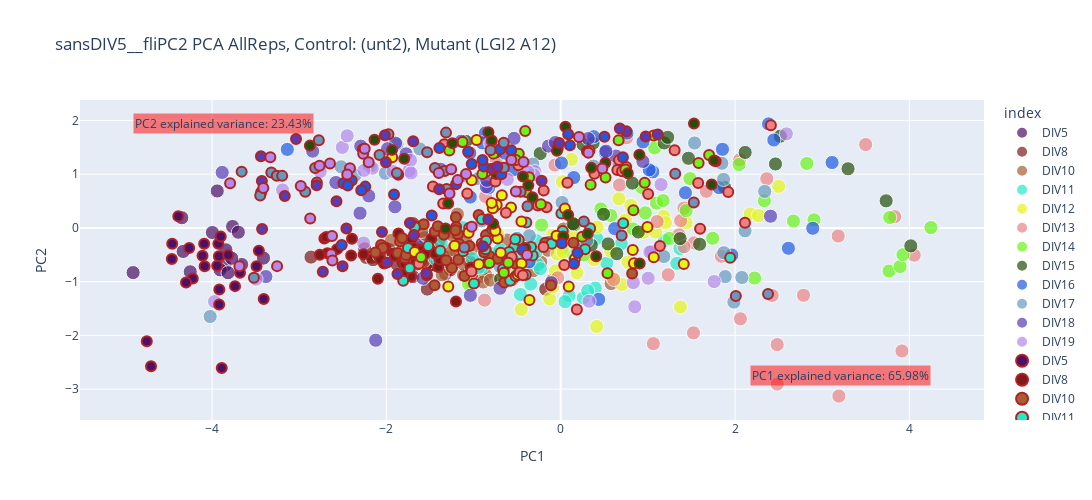

Notebook cell for this chart:
### Code cell
def get_color(color_list):
    for color in color_list:
        yield color
# colors = list(mcolors.CSS4_COLORS.values())[:17]  # Get the first 17 colors from the CSS4_COLORS dictionary
colors = [
    '#801919', '#a85e32', '#25e8cb', '#e6f518',  '#eb8383', '#69f518', '#234f09',  '#205ae3', '#6799bf', '#583cb5','#b688eb','#4e1066',  
    '#ec3dff', '#451541', '#fc1e1e', '#690d0d','#000000', '#FFD700', '#C0C0C0',  '#008B8B', '#B8860B', '#B22222',  '#556B2F', '#7FFF00',  # Chartreuse
    '#D2691E'   # Chocolate
]
xa = 'PC1'
ya = 'PC2' 
PCADATA, PCAERROR, TYPE = pca_df, None, f'AllReps, Control: ({CONTROL}), Mutant ({MUTANT})' # PCAERROR may be none if pca_df plot
MPCADATA, MPCAERROR  = mpca_df, None

assign_color = get_color(colors)
color_map = {div_value: next(assign_color) for div_value in pca_df.index.unique()}
color_map.update({div_value: next(assign_color) for div_value in mpca_df.index.unique() if div_value not in color_map})

if OGTYPE.casefold() != 'allDIVs'.casefold():
    ## add back in DIV5. just transform
    remdays = DROPPED_DAYS['DIV']
    pca_dd = pca.transform(DROPPED_DAYS.drop(columns='DIV')) ## CHANGE DATASET
    pca_dd = pd.DataFrame(data = pca_dd, columns = [f'PC{i}' for i in range(1, DROPPED_DAYS.shape[1])])
    pca_dd.index = remdays.values
    if 'avg'.casefold() in TYPE.casefold():
        pca_ddsem = pca_dd.groupby(pca_dd.index, as_index=True).sem()
        PCAERROR = pd.concat([pca_ddsem, PCAERROR], axis=0)#.reset_index(drop=True)
        pca_dd = pca_dd.groupby(pca_dd.index, as_index=True).mean()
    PCADATA = pd.concat([pca_dd, PCADATA], axis = 0)#.reset_index(drop=True)

if PCAERROR:
    fig = px.scatter(PCADATA, x=xa, y=ya, color= PCADATA.index, 
                    title=f'{OGTYPE} PCA {TYPE} ',
                    color_discrete_map=color_map, size_max=10, size=[10]*len(PCADATA),
                    width=1200, height=500, error_x = PCAERROR[xa], error_y= PCAERROR[ya])
else:
    fig = px.scatter(PCADATA, x=xa, y=ya, color= PCADATA.index, 
                title=f'{OGTYPE} PCA {TYPE} ',
                color_discrete_map=color_map, size_max=10, size=[10]*len(PCADATA),
                width=1200, height=500)

fig.add_annotation(x=max(PCADATA[xa]), y=min(PCADATA[ya]),
                   text=f'{xa} explained variance: {exp_variance[xa]*100:.2f}%', 
                   showarrow=False, arrowhead=1,
                   bgcolor='rgba(255, 0, 0, 0.5)',
                   yshift=10,
                   xanchor='right', yanchor='bottom')

fig.add_annotation(x=min(PCADATA[xa]), y=max(PCADATA[ya]),
                   text=f'{ya} explained variance: {exp_variance[ya]*100:.2f}%', 
                   showarrow=False, arrowhead=1, 
                   xanchor='left', yanchor='middle',bgcolor='rgba(255, 0, 0, 0.5)'
                  )

for div_value in MPCADATA.index.unique():
    mutDIVdf = MPCADATA.loc[[div_value]]
    if MPCAERROR:
        fig.add_trace(go.Scatter(
            x=mutDIVdf[xa], 
            y=mutDIVdf[ya],
            mode='markers',
            marker=dict(
                color=color_map[div_value],
                size=10,                    
                line=dict(                 
                    color='firebrick',        
                    width=2     
                )
            ),
            name=div_value,  error_x=dict(type='data',
                                        array=MPCAERROR.loc[[div_value], xa],
                                        visible=True),
            error_y= dict(type='data', array=MPCAERROR.loc[[div_value], ya])
        ))
    else:
        fig.add_trace(go.Scatter(
            x=mutDIVdf[xa], 
            y=mutDIVdf[ya],
            mode='markers',
            marker=dict(
                color=color_map[div_value],
                size=10,                    
                line=dict(                 
                    color='firebrick',        
                    width=2     
                )
            ),
            name=div_value
        ))

plot_file = f'../plots/PCA/BoxCox&Log/{os.path.basename(os.path.normpath(FOLDER_PATH))}/png/{OGTYPE}/'\
                f'{xa}_{ya}_{TYPE}.png'

plot_html = f'../plots/PCA/BoxCox&Log/{os.path.basename(os.path.normpath(FOLDER_PATH))}/htmls/{OGTYPE}/'\
                f'{xa}_{ya}_{TYPE}.html'

if 'mutant'.casefold() in TYPE.casefold():
    plot_file = f'../plots/PCA/BoxCox&Log/{os.path.basename(os.path.normpath(FOLDER_PATH))}/png/{OGTYPE}/{MUTANT}/'\
                f'{xa}_{ya}_{TYPE}.png'

    plot_html = f'../plots/PCA/BoxCox&Log/{os.path.basename(os.path.normpath(FOLDER_PATH))}/htmls/{OGTYPE}/{MUTANT}/'\
                    f'{xa}_{ya}_{TYPE}.html'

ensure_dirs_exists(plot_file)

ensure_dirs_exists(plot_html)
fig.write_html(plot_html)
fig.write_image(plot_file)
fig.show()

### Figure 1 — Plotly figure (JSON) as saved in the notebook; plotly's stock layout.template omitted (floating-point values rounded to 4 significant figures)
{"data": [{"hovertemplate": "index=DIV5<br>PC1=%{x}<br>PC2=%{y}<br>size=%{marker.size}<extra></extra>", "legendgroup": "DIV5", "marker": {"color": "#4e1066", "size": [10, 10, 10, 10, 10, 10, 10, 10, 10, 10, 10, 10, 10, 10, 10], "sizemode": "area", "sizeref": 0.1, "symbol": "circle"}, "mode": "markers", "name": "DIV5", "orientation": "v", "showlegend": true, "type": "scatter", "x": [-3.766, -3.941, -3.854, -3.661, -4.348, -3.7, -4.332, -4.251, -4.907, -3.908, -3.997, -3.775, -3.842, -3.817, -3.411], "xaxis": "x", "y": [0.02629, 0.6879, -0.6968, -0.6806, 0.1893, -0.08014, -0.4382, -0.817, -0.8318, -0.7801, -0.08616, -0.5649, -0.4084, -0.8347, -0.5622], "yaxis": "y"}, {"hovertemplate": "index=DIV8<br>PC1=%{x}<br>PC2=%{y}<br>size=%{marker.size}<extra></extra>", "legendgroup": "DIV8", "marker": {"color": "#801919", "size": [10, 10, 10, 10, 10, 10, 10, 10, 10, 10, 10, 10, 10, 10, 10, 10, 10, 10, 10, 10, 10, 10, 10, 10, 10, 10, 10, 10, 10, 10, 10, 10, 10, 10], "sizemode": "area", "sizeref": 0.1, "symbol": "circle"}, "mode": "markers", "name": "DIV8", "orientation": "v", "showlegend": true, "type": "scatter", "x": [-1.448, -1.432, -1.75, -0.1721, -0.5136, -1.965, -1.387, -2.231, -1.049, -1.492, -1.397, -1.694, -1.378, -1.65, -1.321, -1.318, -2.168, -1.972, -1.435, -2.154, -1.685, -1.697, -2.25, -0.9136, -1.674, -1.269, -1.563, -1.393, -2.866, -1.81, -2.082, -1.543, -1.879, -1.531], "xaxis": "x", "y": [-0.6959, -0.4323, -0.4625, -1.141, -0.7591, -0.4091, -0.5974, -0.5496, -0.6267, -0.6881, -0.2515, 0.07921, -0.7218, -0.6735, -0.851, -0.5401, -0.5476, -0.4014, -0.3949, -0.5924, -0.5529, -0.906, -0.3879, -0.9022, -0.585, -0.7825, -0.1814, -0.5742, -0.5435, -0.6383, -0.5111, -0.6709, -0.6761, -1.139], "yaxis": "y"}, {"hovertemplate": "index=DIV10<br>PC1=%{x}<br>PC2=%{y}<br>size=%{marker.size}<extra></extra>", "legendgroup": "DIV10", "marker": {"color": "#a85e32", "size": [10, 10, 10, 10, 10, 10, 10, 10, 10, 10, 10, 10, 10, 10, 10, 10, 10, 10, 10, 10, 10, 10, 10, 10, 10, 10, 10, 10, 10, 10, 10, 10, 10, 10, 10], "sizemode": "area", "sizeref": 0.1, "symbol": "circle"}, "mode": "markers", "name": "DIV10", "orientation": "v", "showlegend": true, "type": "scatter", "x": [-1.361, -0.229, -1.024, 0.5782, 0.03221, -1.116, -0.09648, -0.8612, -0.1482, -0.89, -0.7018, -0.6118, -1.202, -1.251, -1.109, -1.23, -1.405, -1.087, -0.4675, -1.584, -1.186, -1.25, -1.596, -0.8052, -1.574, -0.6172, -1.023, -0.8099, -1.942, -1.478, -0.5594, -0.7734, -1.253, -1.61, -0.3164], "xaxis": "x", "y": [-0.8724, -0.6368, -0.3928, -1.035, -0.02048, -0.8787, -0.9728, -0.8767, -0.4147, -1.007, -0.583, -0.6991, -0.4351, -0.7192, -0.6807, -0.08688, -0.05076, -0.2642, -0.7072, -0.3949, 0.2557, -0.1269, -0.06558, -0.9717, -0.6183, -0.2248, -0.7934, -0.1019, -0.2331, -0.3359, -0.9636, -0.489, -0.4014, -0.3618, -0.7995], "yaxis": "y"}, {"hovertemplate": "index=DIV11<br>PC1=%{x}<br>PC2=%{y}<br>size=%{marker.size}<extra></extra>", "legendgroup": "DIV11", "marker": {"color": "#25e8cb", "size": [10, 10, 10, 10, 10, 10, 10, 10, 10, 10, 10, 10, 10, 10, 10, 10, 10, 10, 10, 10, 10, 10, 10, 10, 10, 10, 10, 10, 10, 10, 10, 10, 10, 10, 10], "sizemode": "area", "sizeref": 0.1, "symbol": "circle"}, "mode": "markers", "name": "DIV11", "orientation": "v", "showlegend": true, "type": "scatter", "x": [-0.7884, 0.6949, 0.1467, 1.333, 1.368, -0.2781, 0.3958, -0.2632, 1.189, 0.09651, -0.3441, -0.4629, -0.9059, -0.8873, -0.51, -0.4949, -0.5066, -0.2848, 0.01606, -1.014, -0.6991, -1.125, 0.04991, 0.2577, -0.942, 0.3089, -0.4618, 0.5283, -1.371, -1.443, -0.4824, 0.4129, -0.2333, -0.4992, -0.621], "xaxis": "x", "y": [-0.4795, -0.2951, -0.5115, -0.6598, -0.3848, -0.2373, -1.121, -0.6858, -0.234, -1.262, -1.045, -1.239, -0.726, -0.5799, -0.3523, -0.4568, -0.1942, -0.4503, -0.3886, -0.5717, -0.4095, 0.006184, -1.373, -1.304, -0.7371, -1.169, -0.5416, -0.6545, -0.2767, -0.5674, -0.7908, -0.1954, -0.7578, -0.7636, -0.5163], "yaxis": "y"}, {"hovertemplate": "index=DIV12<br>PC1=%{x}<br>PC2=%{y}<br>size=%{marker.size}<extra></extra>", "legendgroup": "DIV12", "marker": {"color": "#e6f518", "size": [10, 10, 10, 10, 10, 10, 10, 10, 10, 10, 10, 10, 10, 10, 10, 10, 10, 10, 10, 10, 10, 10, 10, 10, 10, 10, 10, 10, 10, 10, 10, 10, 10, 10, 10], "sizemode": "area", "sizeref": 0.1, "symbol": "circle"}, "mode": "markers", "name": "DIV12", "orientation": "v", "showlegend": true, "type": "scatter", "x": [-0.06012, 0.6009, 0.7006, 0.9498, -1.024, -0.7804, -0.0929, 0.8044, -0.1276, -0.08902, 0.01948, -0.1298, 2.501, 1.182, 2.173, 1.088, 2.27, 1.202, 0.6678, 1.438, 0.7703, -0.04019, -0.4532, -0.484, 0.4124, 0.187, 0.3851, 0.1329, 0.02983, 0.7421, -0.7219, 1.373, 0.4173, 0.1233, 0.5721], "xaxis": "x", "y": [-0.8, -0.9321, -1.052, -0.08015, -1.037, 0.3719, -0.1376, 0.4221, -1.319, -1.097, 0.8608, -0.2695, 0.7728, 0.2133, 0.2612, -0.07706, 0.2296, 0.09607, 0.5431, 0.09388, -0.6372, -0.4842, -1.518, -0.7651, -1.833, -0.8368, -0.5907, -0.1136, -0.4558, 0.1473, -0.1147, -1.471, 0.01515, 1.274, -0.4307], "yaxis": "y"}, {"hovertemplate": "index=DIV13<br>PC1=%{x}<br>PC2=%{y}<br>size=%{marker.size}<extra></extra>", "legendgroup": "DIV13", "marker": {"color": "#eb8383", "size": [10, 10, 10, 10, 10, 10, 10, 10, 10, 10, 10, 10, 10, 10, 10, 10, 10, 10, 10, 10, 10, 10, 10, 10, 10, 10, 10, 10, 10, 10, 10, 10, 10], "sizemode": "area", "sizeref": 0.1, "symbol": "circle"}, "mode": "markers", "name": "DIV13", "orientation": "v", "showlegend": true, "type": "scatter", "x": [-0.7732, 1.377, 2.484, 0.6752, 2.426, -0.06626, 2.364, -0.7409, 3.191, 0.7554, 1.413, 1.106, 1.063, 1.233, 2.786, -0.03489, 1.523, 1.357, 3.915, 2.062, 1.843, 2.484, 0.6082, 3.499, 1.671, 3.184, 3.832, 1.53, 2.053, 4.056, 1.414, -0.8629, -0.8739], "xaxis": "x", "y": [-0.1284, 0.1361, -2.906, 0.7998, -1.257, 1.17, 0.915, 1.271, -3.13, 1.679, 0.3681, 0.1175, -2.155, -0.8724, -1.254, -0.9284, -1.953, -0.129, -2.29, -1.692, -0.528, -2.172, -0.9601, 1.552, 0.6812, -0.1507, 0.2093, -0.2781, 1.267, -0.5074, -0.3502, 0.5826, -1.344], "yaxis": "y"}, {"hovertemplate": "index=DIV14<br>PC1=%{x}<br>PC2=%{y}<br>size=%{marker.size}<extra></extra>", "legendgroup": "DIV14", "marker": {"color": "#69f518", "size": [10, 10, 10, 10, 10, 10, 10, 10, 10, 10, 10, 10, 10, 10, 10, 10, 10, 10, 10, 10, 10, 10, 10, 10, 10, 10], "sizemode": "area", "sizeref": 0.1, "symbol": "circle"}, "mode": "markers", "name": "DIV14", "orientation": "v", "showlegend": true, "type": "scatter", "x": [0.2624, 1.743, 2.824, 1.247, 1.077, 4.247, 0.5727, 0.8299, -1.058, -0.22, 3.767, 0.928, 3.894, 3.775, 2.047, 1.482, 2.906, 2.67, 1.099, 1.439, 0.4602, 3.927, 1.175, 2.336, 2.224, 0.9703], "xaxis": "x", "y": [-0.5024, -0.1933, 1.199, -0.1958, 1.49, 0.006337, 0.2308, -0.01991, -1.041, 0.05431, -0.803, 0.753, -0.7186, 0.1935, 1.179, 0.9182, 0.1499, 0.1272, 0.4615, 0.3226, 0.3534, -0.4986, 0.5088, 0.5049, -0.9326, 0.2806], "yaxis": "y"}, {"hovertemplate": "index=DIV15<br>PC1=%{x}<br>PC2=%{y}<br>size=%{marker.size}<extra></extra>", "legendgroup": "DIV15", "marker": {"color": "#234f09", "size": [10, 10, 10, 10, 10, 10, 10, 10, 10, 10, 10, 10, 10, 10, 10, 10, 10, 10, 10, 10, 10, 10, 10, 10, 10], "sizemode": "area", "sizeref": 0.1, "symbol": "circle"}, "mode": "markers", "name": "DIV15", "orientation": "v", "showlegend": true, "type": "scatter", "x": [0.5436, 4.017, 1.37, 3.297, 3.734, 1.593, 0.3505, -0.6897, 2.464, 0.2556, 0.1547, 2.519, -0.2355, 0.3709, 1.465, -1.088, 0.8905, 0.4913, 0.1421, 1.187, 2.116, 1.227, 0.8217, 1.88, 0.643], "xaxis": "x", "y": [-0.2981, -0.3348, -0.1992, 1.1, 0.5038, -0.304, -0.3198, -0.9509, 1.19, 1.552, 0.06085, 1.707, 1.384, 1.577, 1.296, 1.61, -0.07629, 0.2535, 0.07871, 1.582, 1.405, 1.685, 0.8338, 0.7536, -0.4792], "yaxis": "y"}, {"hovertemplate": "index=DIV16<br>PC1=%{x}<br>PC2=%{y}<br>size=%{marker.size}<extra></extra>", "legendgroup": "DIV16", "marker": {"color": "#205ae3", "size": [10, 10, 10, 10, 10, 10, 10, 10, 10, 10, 10, 10, 10, 10, 10, 10, 10, 10, 10, 10, 10, 10, 10, 10, 10, 10, 10, 10], "sizemode": "area", "sizeref": 0.1, "symbol": "circle"}, "mode": "markers", "name": "DIV16", "orientation": "v", "showlegend": true, "type": "scatter", "x": [0.7595, -1.038, -0.8642, 1.056, 2.445, 0.1495, 0.3774, -0.5441, 0.4355, 2.892, 2.385, 3.114, 2.612, 1.856, 1.963, 0.2284, -0.3632, 0.6194, -0.8276, 0.5119, 1.816, -0.6389, -3.137, -0.9003, 0.007281, 0.9441, 1.431, 1.015], "xaxis": "x", "y": [1.765, 0.5743, 1.767, 1.043, 1.636, 0.937, 1.699, 1.081, -1.331, -0.006904, 1.936, 1.217, -0.3795, 1.462, -0.5047, -0.396, -0.6298, -0.0136, 0.7479, 1.405, 0.7503, 1.393, 1.461, 1.583, 1.208, 1.6, 0.6545, 1.081], "yaxis": "y"}, {"hovertemplate": "index=DIV17<br>PC1=%{x}<br>PC2=%{y}<br>size=%{marker.size}<extra></extra>", "legendgroup": "DIV17", "marker": {"color": "#6799bf", "size": [10, 10, 10, 10, 10, 10, 10, 10, 10, 10, 10, 10, 10, 10, 10, 10, 10, 10, 10, 10, 10, 10, 10, 10, 10, 10, 10, 10, 10, 10], "sizemode": "area", "sizeref": 0.1, "symbol": "circle"}, "mode": "markers", "name": "DIV17", "orientation": "v", "showlegend": true, "type": "scatter", "x": [1.183, 0.6655, -4.023, 1.848, -1.088, -2.181, 1.987, -1.88, -2.013, -1.617, 0.01484, 1.868, 2.115, 1.887, -0.693, -0.3207, -2.361, 2.078, -0.4235, -0.9074, 1.871, -2.52, -0.3604, -0.9484, 0.3751, 2.34, 1.536, -2.199, 0.2987, -0.501], "xaxis": "x", "y": [-0.5325, 1.212, -1.649, 1.203, 0.9705, 1.146, -1.381, 1.558, 1.018, 1.47, 0.4736, 0.9029, -0.05454, -0.9074, -0.7225, 1.187, 0.9777, -0.9229, -0.4359, 0.1299, -0.4622, 1.137, -0.1467, 0.9169, 1.151, 0.6794, 1.581, 1.154, -0.2366, -0.1959], "yaxis": "y"}, {"hovertemplate": "index=DIV18<br>PC1=%{x}<br>PC2=%{y}<br>size=%{marker.size}<extra></extra>", "legendgroup": "DIV18", "marker": {"color": "#583cb5", "size": [10, 10, 10, 10, 10, 10, 10, 10, 10, 10, 10, 10, 10, 10, 10, 10, 10, 10, 10, 10, 10, 10, 10, 10, 10, 10, 10, 10, 10, 10, 10, 10, 10], "sizemode": "area", "sizeref": 0.1, "symbol": "circle"}, "mode": "markers", "name": "DIV18", "orientation": "v", "showlegend": true, "type": "scatter", "x": [0.6323, 2.407, -0.6972, -0.1407, -0.06206, -3.885, -0.8539, -0.8477, -0.5354, -1.143, -2.581, -1.581, -2.303, -2.847, -1.043, -2.123, -2.295, -1.902, 0.5184, -1.896, -3.384, -2.202, -0.1348, -0.1085, -1.987, 0.3155, 0.9429, -1.037, -1.775, -1.38, -1.74, -0.6267, -1.649], "xaxis": "x", "y": [1.338, 0.2182, -1.123, 1.523, 1.588, 1.033, 0.7658, 0.886, 1.667, 1.613, 0.8449, -0.9365, 0.2739, 1.429, 1.394, -2.09, 1.521, 0.3925, 1.429, 1.578, -0.9061, 0.5959, -0.2726, -1.019, 1.475, 1.662, 1.237, -1.255, 1.378, 1.092, -0.3009, -0.5149, -0.3234], "yaxis": "y"}, {"hovertemplate": "index=DIV19<br>PC1=%{x}<br>PC2=%{y}<br>size=%{marker.size}<extra></extra>", "legendgroup": "DIV19", "marker": {"color": "#b688eb", "size": [10, 10, 10, 10, 10, 10, 10, 10, 10, 10, 10, 10, 10, 10, 10, 10, 10, 10, 10, 10, 10, 10, 10, 10, 10, 10, 10, 10, 10, 10], "sizemode": "area", "sizeref": 0.1, "symbol": "circle"}, "mode": "markers", "name": "DIV19", "orientation": "v", "showlegend": true, "type": "scatter", "x": [-1.786, -2.162, 1.151, -1.925, -0.2961, -1.742, -2.506, -2.262, 1.004, 1.76, -0.7951, -0.3102, -0.7974, -2.76, -3.192, -2.258, 0.8497, -3.973, -0.3764, 0.8331, -1.724, -0.6126, -0.805, 2.589, 1.042, -2.45, -3.496, -1.717, 1.022, 0.3249], "xaxis": "x", "y": [-0.4272, 1.111, 0.8071, 1.048, 1.048, 1.064, 1.498, -0.281, -0.9373, -0.998, 1.564, 0.9868, 1.088, 1.049, 0.7069, 1.07, -1.469, -1.372, 1.042, -1.018, 1.258, 0.9025, 1.57, 1.75, -0.437, 1.714, -0.9543, 1.021, -0.4494, -1.364], "yaxis": "y"}, {"marker": {"color": "#4e1066", "line": {"color": "firebrick", "width": 2}, "size": 10}, "mode": "markers", "name": "DIV5", "type": "scatter", "x": [-4.458, -3.929, -3.923, -4.463, -3.816, -4.091, -3.942, -4.263, -4.388, -3.464, -4.701, -4.222, -3.408, -3.491, -3.68, -4.3, -4.086, -3.902, -3.737, -3.919, -4.75, -4.11, -3.918, -3.89], "y": [-0.2955, -0.2947, -0.5275, -0.5771, -0.5064, -0.2945, -0.7038, -0.3723, 0.2151, -0.425, -2.573, -0.9395, -1.325, -0.7135, -0.8325, -1.016, -0.7134, -0.1585, -1.084, -1.427, -2.111, -0.5188, -1.148, -2.606]}, {"marker": {"color": "#801919", "line": {"color": "firebrick", "width": 2}, "size": 10}, "mode": "markers", "name": "DIV8", "type": "scatter", "x": [-1.405, -1.663, -1.485, -1.033, -1.652, -1.717, -2.262, -1.697, -2.028, -1.862, -1.402, -1.388, -2.567, -2.678, -2.405, -1.482, -1.902, -1.712, -1.811, -1.441, -1.202, -2.098, -2.712, -1.597, -1.556, -1.789, -2.691, -2.071, -1.535, -2.014, -1.7, -2.395, -2.765], "y": [-0.7275, 0.02675, -0.2035, -0.7363, -0.3987, -0.9033, -0.4924, -0.4864, -0.6618, -0.1058, -0.4571, -0.5863, -0.395, -0.4719, -0.5138, -0.4341, -0.5208, -0.2045, -0.8643, -0.477, -1.369, -0.948, -0.1982, -0.4158, -0.4859, -0.6666, -0.1705, -0.5829, -0.8813, -0.3631, -0.3665, -0.2032, -0.5008]}, {"marker": {"color": "#a85e32", "line": {"color": "firebrick", "width": 2}, "size": 10}, "mode": "markers", "name": "DIV10", "type": "scatter", "x": [-1.105, -0.1772, -0.6474, 0.8193, -0.8186, -1.201, -0.8395, -0.8793, -1.87, -1.248, -0.1122, -1.315, -1.599, -0.9419, -0.8579, -1.179, -2.062, -1.444, -1.048, -1.448, -1.411, -1.844, -1.208, -1.82, -1.788, -2.042, -1.176, -1.203, -0.7247, -1.168, -1.341, 0.1451, -0.5178, -1.776, -1.572, -2.127], "y": [-0.8971, -0.2768, -1.015, -0.847, -0.5243, 0.01556, -0.6516, -0.4525, -0.4676, -0.7449, -1.067, -0.6008, -0.6058, 0.2416, -0.1341, -0.1193, -0.3187, -0.06547, -0.3378, -1.068, 0.02945, -0.2528, -0.04554, -0.1896, -0.562, -0.3747, -0.5918, 0.1979, -0.5756, -0.2927, -0.1253, -0.2764, -0.6651, -0.5047, 0.06668, -0.4582]}, {"marker": {"color": "#25e8cb", "line": {"color": "firebrick", "width": 2}, "size": 10}, "mode": "markers", "name": "DIV11", "type": "scatter", "x": [-0.58, 0.7165, 0.3375, 1.944, 0.02305, -0.1042, -0.6625, -0.04412, -1.52, 0.007508, -0.402, -0.9954, -0.863, -0.9065, -0.9048, -1.674, -0.8811, -0.5345, -0.7836, -1.12, -0.3222, -0.5943, -1.808, -1.753, -0.8556, -0.3952, 0.2794, -0.517, -0.3405, -0.4811, -1.383, -0.5221, -1.734], "y": [-0.9823, 0.08783, -0.007034, -0.5562, -0.05887, -0.2968, -0.7698, -0.1543, -0.3369, 0.27, -0.8723, -1.036, -0.3953, -0.2911, 0.1621, 0.01451, -0.3098, -0.3555, -0.02883, -0.4324, -0.5116, -0.45, -0.9857, -0.3752, -0.2398, 0.1021, -0.3984, -0.9016, -0.3542, -0.2243, -0.4261, -0.2096, -0.7498]}, {"marker": {"color": "#e6f518", "line": {"color": "firebrick", "width": 2}, "size": 10}, "mode": "markers", "name": "DIV12", "type": "scatter", "x": [-1.675, -0.94, -0.7697, -0.7347, -0.7248, -1.051, -1.021, -0.04836, -0.8611, -0.4501, -0.5706, -1.29, 0.09164, 0.995, 1.412, 1.067, 0.1623, -0.4936, -0.6885, 0.8266, -0.03365, 0.8402, -0.9656, 0.04842, -0.7794, -1.934, -1.218, -0.793, -0.3589, -0.4512, -1.057, -0.7514, -0.6758], "y": [-0.4463, -0.674, 0.01754, 0.4278, -0.1969, -0.001805, 0.8859, -0.1474, 1.041, -0.6616, 0.3807, -1.089, -1.091, 0.01754, -0.6716, -0.5444, -0.5778, -0.8714, -0.4602, -0.4115, 1.482, -0.6558, 1.638, 0.363, 0.364, 1.317, -0.3318, 0.4623, -1.341, 0.119, -0.08974, -0.05299, 0.6084]}, {"marker": {"color": "#eb8383", "line": {"color": "firebrick", "width": 2}, "size": 10}, "mode": "markers", "name": "DIV13", "type": "scatter", "x": [-0.4731, 0.7513, 1.577, 1.599, -1.337, -1.024, -1.073, -0.198, 0.3291, -0.1953, -0.629, 0.6493, 0.1849, -1.349, 0.3863, -0.7435, 0.07676, -0.749, -0.5053, 1.922, -0.4854, -0.1629, 0.669, -1.467, -0.4341, 2.114, 2.411, 0.7035, 1.307, -0.5625, -1.628, -0.2624, 1.003, 1.138, 0.04039], "y": [-0.8313, 1.134, 0.8339, -0.01627, 1.557, -0.8115, 0.6407, -0.3564, 1.443, 0.6975, 0.2805, 1.077, -1.519, 0.4545, 1.01, 1.405, 0.8402, 0.862, 1.304, 0.6705, 1.168, 0.3824, 1.266, 0.7728, -0.8796, 0.09815, 1.909, 1.055, 1.446, -0.5398, -0.6685, 0.4192, 0.6304, -0.3352, -0.6923]}, {"marker": {"color": "#69f518", "line": {"color": "firebrick", "width": 2}, "size": 10}, "mode": "markers", "name": "DIV14", "type": "scatter", "x": [-0.653, -0.8186, -0.2289, 0.9634, 0.3432, 0.5362, -0.399, -0.4817, -0.5156, -1.126, 0.664, 0.7418, -0.408, 0.2468, -0.6022, -1.279, 1.702, -0.8991, 0.8335, 0.5139, 1.066, 1.582, -0.3635, -0.7724, -1.603], "y": [-0.8368, -0.6545, 0.4386, 0.8412, 0.8039, -0.8438, 0.6669, 1.381, 1.265, 1.598, 1.629, 1.087, 1.804, -0.1632, -0.6493, 1.443, 1.359, 1.004, 0.3298, 0.9389, 1.72, 1.208, 0.9435, 1.383, -0.5444]}, {"marker": {"color": "#234f09", "line": {"color": "firebrick", "width": 2}, "size": 10}, "mode": "markers", "name": "DIV15", "type": "scatter", "x": [-0.4055, 1.778, -0.04327, 0.9024, -0.83, 0.02904, -0.7754, -0.3246, 0.3494, 0.3096, 0.4067, 0.08493, -1.796, 1.759, -1.936, 0.5126, 0.3007, 0.05331, -0.4334, -1.291, -1.321, 1.732, -0.7397, -1.243, -2.879, 1.529, -2.137, -0.7914, -0.3718, 0.7696, 0.9056], "y": [-0.3761, 1.242, 1.436, 1.362, 1.779, -0.1613, 0.07598, 0.5719, 1.122, -0.1074, -0.5265, 0.2422, 1.288, 1.257, 1.452, 1.214, 1.426, 1.884, 0.9566, 0.4558, -0.008981, 0.8062, 1.005, 1.574, 1.532, 1.941, 1.641, 1.627, 0.7918, 1.019, -0.6604]}, {"marker": {"color": "#205ae3", "line": {"color": "firebrick", "width": 2}, "size": 10}, "mode": "markers", "name": "DIV16", "type": "scatter", "x": [0.01264, -0.8822, 0.1055, -2.27, 0.08555, -0.5681, -1.913, -0.8976, -1.48, 0.1518, -1.201, -1.393, -2.243, -2.289, -2.494, 0.7132, -0.6816, -0.4403, -2.398, -0.6956, -1.865, 0.5016, -1.021, -1.063, -2.444, -2.513, 0.1941], "y": [-0.2856, 1.141, 1.536, 1.462, 1.741, 1.444, 0.6228, 1.266, 0.2294, -0.6675, 0.8113, 1.487, 0.7685, 0.7025, 0.8312, 1.317, 0.9988, -0.4053, 0.8804, 1.466, 0.9907, 1.696, 1.191, 1.419, 0.7877, -0.3191, -0.4662]}, {"marker": {"color": "#6799bf", "line": {"color": "firebrick", "width": 2}, "size": 10}, "mode": "markers", "name": "DIV17", "type": "scatter", "x": [1.314, -3.321, -3.438, -3.258, -2.776, -2.079, -1.88, -3.662, -2.932, 2.379, 0.6989, 1.527, -0.806, -0.4601, -3.196, -0.6542, -1.331, -3.448, -1.444, -1.977, -1.533, -1.309, 0.2651, -3.521, -1.107, -2.818, -0.653, -2.799, -1.316, 2.009, -0.3812], "y": [1.008, 1.032, 0.6618, 0.9722, 1.632, 1.358, 1.023, 1.047, 0.675, -1.229, -0.1399, 0.4714, 1.444, 0.6727, 0.9687, 1.587, 1.058, 0.6028, 1.114, 1.743, 1.409, 0.7229, 0.1193, -0.9281, -0.3664, 1.115, 1.12, 0.8441, 1.774, -1.267, 0.4016]}, {"marker": {"color": "#583cb5", "line": {"color": "firebrick", "width": 2}, "size": 10}, "mode": "markers", "name": "DIV18", "type": "scatter", "x": [-0.8307, -1.873, -3.429, -0.01858, -0.2197, -2.573, 0.7524, -2.8, -1.395, -2.504, 1.113, -0.7851, -2.73, -2.018, -1.693, -2.46, -3.167, 0.9749, -0.8922, -1.73, -2.005, -3.44, 0.6783, -3.037, -2.051, -1.993, -3.427, -0.7276, -1.684, -1.54], "y": [0.1622, -0.8589, 0.8737, 1.581, 0.8795, 0.4968, 1.799, 0.7935, 0.7214, -0.7149, 1.738, 1.101, -0.8142, 1.725, 1.614, -0.009312, 0.5935, 1.701, -0.3433, 0.09218, 1.22, 1.333, 1.85, 1.656, -0.07749, -0.6443, -0.02122, 1.139, -0.1338, -0.8404]}, {"marker": {"color": "#b688eb", "line": {"color": "firebrick", "width": 2}, "size": 10}, "mode": "markers", "name": "DIV19", "type": "scatter", "x": [0.2094, -2.267, -2.768, -1.276, -2.203, -0.5148, -0.3866, -1.182, -0.4273, -2.624, -3.413, -3.332, -2.419, -3.794, -3.688, -2.648, -1.257, -1.399, -3.255, -2.249, -1.086, 0.3176, -2.45, 0.4769, -2.875, -2.634, -2.62, -0.5663, -2.983, -1.022], "y": [1.692, 1.379, 1.157, 0.6424, 1.222, 0.6772, -0.5061, 0.8894, 1.226, -0.15, 0.742, 1.315, 1.111, 0.832, -0.7119, 1.198, 1.094, 1.022, -0.7113, 1.472, 1.001, 1.397, 0.9946, 1.104, 0.1749, -0.4919, -0.6083, 1.266, 0.7788, 0.02226]}], "layout": {"annotations": [{"arrowhead": 1, "bgcolor": "rgba(255, 0, 0, 0.5)", "showarrow": false, "text": "PC1 explained variance: 65.98%", "x": 4.247, "xanchor": "right", "y": -3.13, "yanchor": "bottom", "yshift": 10}, {"arrowhead": 1, "bgcolor": "rgba(255, 0, 0, 0.5)", "showarrow": false, "text": "PC2 explained variance: 23.43%", "x": -4.907, "xanchor": "left", "y": 1.936, "yanchor": "middle"}], "height": 500, "legend": {"itemsizing": "constant", "title": {"text": "index"}, "tracegroupgap": 0}, "title": {"text": "sansDIV5__fliPC2 PCA AllReps, Control: (unt2), Mutant (LGI2 A12) "}, "width": 1200, "xaxis": {"anchor": "y", "domain": [0, 1], "title": {"text": "PC1"}}, "yaxis": {"anchor": "x", "domain": [0, 1], "title": {"text": "PC2"}}}}
